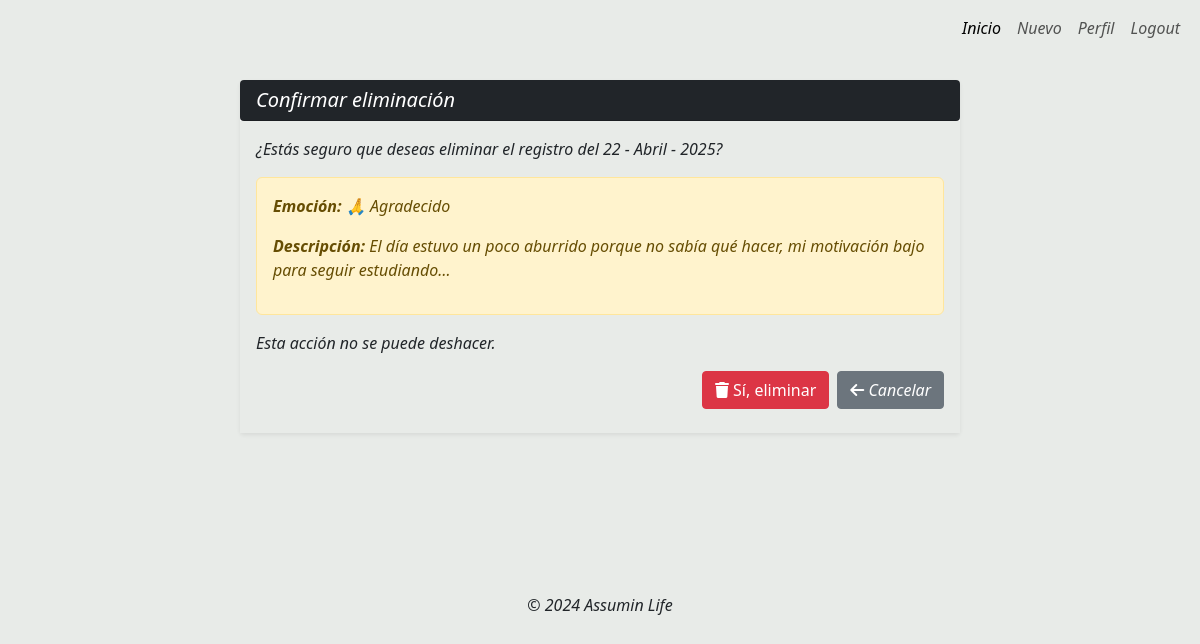
The page /eliminar/agradecido-2025-04-23/ (signed in) on the database its author committed.
### recording_emotion/models.py (models this page shows, shortened)
class RecordingEmotion(models.Model):
    user = models.ForeignKey(User, on_delete=models.CASCADE)
    EMOTIONS_CHOICES = [
        ('feliz', '😊 Feliz'),
        ('agradecido', '🙏 Agradecido'),
        ('emocionado', '🤩 Emocionado'),
        ('relajado', '😌 Relajado'),
        ('normal', '🙂 Normal'),
        ('contento', '😃 Contento'),
        ('triste', '😢 Triste'),
        ('enojado', '😠 Enojado'),
        ('cansado', '😫 Cansado'),
        ('aburrido', '😒 Aburrido'),
    ]
    emotion = models.CharField(max_length=20, choices=EMOTIONS_CHOICES)
    description_day = models.TextField(verbose_name="Cuéntame cómo fue tu día", blank=True)
    discovery = models.CharField(max_length=300, verbose_name="¿Descubriste algo nuevo hoy?", blank=True)
    created_date = models.DateTimeField(auto_now_add=True)
    updated = models.DateTimeField(auto_now=True)
    slug = models.SlugField(max_length=100, unique=True, blank=True)
    class Meta:
        ordering = ['-created_date']
        verbose_name = "Registro Emocional"
        verbose_name_plural = "Registros Emocionales"

### recording_emotion/views.py (the view)
# urls.py: path('eliminar/<slug:slug>/', RecordingDeleteView.as_view(), name='registro_eliminar'),
class RecordingDeleteView(LoginRequiredMixin, DeleteView):
    model = RecordingEmotion
    template_name = 'recording_emotion/eliminar.html'
    context_object_name = 'registro'
    slug_url_kwarg = 'slug'
    success_url = reverse_lazy('registro_lista')
    login_url = 'login'

### recording_emotion/templates/recording_emotion/eliminar.html (shortened to what this page needs)
{% extends 'layouts/base_login.html' %}
{% block content %}
<div class="container">
  <div class="row my-4">
    <div class="col-12 col-md-8 offset-md-2">
      <div class="card rounded-1 border-0 shadow-sm">
        <div class="card-header bg-dark text-white rounded-1">
          <h5 class="mb-0">Confirmar eliminación</h5>
        </div>
        <div class="card-body" style="background-color: rgb(232, 235, 232);">
          <p >
            ¿Estás seguro que deseas eliminar el registro del {{ registro.created_date|date:"d - F - Y" }}?
          </p>
          <div class="alert alert-warning">
            <p><strong>Emoción:</strong> {{ registro.get_emotion_display }}</p>
            <p><strong>Descripción:</strong> {{ registro.description_day|truncatechars:100 }}</p>
          </div>
          <p>Esta acción no se puede deshacer.</p>
          <form method="post">
            <div class="d-flex flex-nowrap justify-content-end gap-2">
              <button type="submit" class="btn btn-danger rounded-1 mb-2">
                <i class="fa-solid fa-trash"></i> Sí, eliminar
              </button>
              <a href="{% url 'registro_detalle' registro.slug %}" class="btn btn-secondary rounded-1 mb-2">
                <i class="fa-solid fa-arrow-left"></i> Cancelar
              </a>
            </div>
          </form>
        </div>
      </div>
    </div>
  </div>
</div>
{% endblock %}

### rows shown on the page
RecordingEmotion: created_date "22 - Abril - 2025", emotion "🙏 Agradecido", description_day "El día estuvo un poco aburrido porque no sabía qué hacer, mi motivación bajo para seguir estudiando…"
